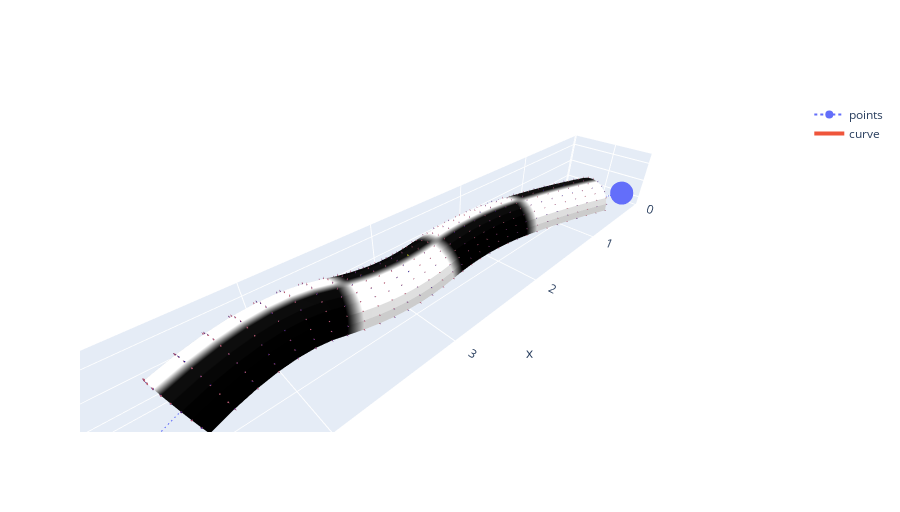

Notebook cell for this chart:
### Code cell
npoints = 6
points = genpoints3dx(npoints)

M = spl.B2
d = M.shape[0]

curve, curve_dt = spl.build_curve(M, points)
pipe, pipe_norm = pipes.build_pipe(curve, curve_dt, 0.25)

t1 = npoints - d + 1
tt = np.arange(0, t1, 1/8)
ss = np.linspace(-0.5 * math.pi, +0.5 * math.pi, 13)
uu, vv = np.meshgrid(tt, ss)

pxx, pyy, pzz = points.T
cxx, cyy, czz = curve(tt).T
xx, yy, zz = pipe(uu, vv).T
nxx, nyy, nzz = pipe_norm(uu, vv).T

tex = checker(uu, vv / math.pi).T

go.Figure(
    [
        go.Scatter3d(x=pxx, y=pyy, z=pzz, mode="lines+markers", line=dict(dash="dot"), name="points", hoverinfo="skip"),
        go.Scatter3d(x=cxx, y=cyy, z=czz, mode="lines", line=dict(width=4), name="curve", hoverinfo="skip"),
        go.Surface(x=xx, y=yy, z=zz, surfacecolor=tex, hoverinfo="skip", colorscale=["black","white"], showscale=False),
        go.Cone(x=xx.flatten(), y=yy.flatten(), z=zz.flatten(), u=nxx.flatten(), v=nyy.flatten(), w=nzz.flatten(), showscale=False, hoverinfo="skip"),
    ],
    layout=go.Layout(scene=dict(aspectmode="data", aspectratio={"x": 1, "y": 1, "z": 1}), height=512),
)

### Figure 1 — Plotly figure (JSON) as saved in the notebook; plotly's stock layout.template omitted (floating-point values rounded to 4 significant figures; data arrays with more than 128 entries replaced by an {"elided": "..."} marker saying what was removed)
{"data": [{"hoverinfo": "skip", "line": {"dash": "dot"}, "mode": "lines+markers", "name": "points", "type": "scatter3d", "x": [0.1396, 1.228, 2.193, 3.154, 4.057, 5.326], "y": [0.7671, 0.4828, 0.2585, 0.3464, 0.2689, 0.5581], "z": [0.2556, 0.3384, 0.332, 0.2524, 0.4969, 0.1267]}, {"hoverinfo": "skip", "line": {"width": 4}, "mode": "lines", "name": "curve", "type": "scatter3d", "x": [0.6839, 0.819, 0.9522, 1.083, 1.213, 1.34, 1.465, 1.589, 1.71, 1.831, 1.951, 2.072, 2.192, 2.313, 2.433, 2.553, 2.673, 2.793, 2.912, 3.03, 3.147, 3.263, 3.378, 3.492, 3.606, 3.721, 3.843, 3.97, 4.103, 4.241, 4.386, 4.536], "y": [0.625, 0.5899, 0.5558, 0.5226, 0.4903, 0.459, 0.4286, 0.3992, 0.3707, 0.3451, 0.3243, 0.3085, 0.2975, 0.2914, 0.2902, 0.2939, 0.3024, 0.3121, 0.3192, 0.3237, 0.3257, 0.325, 0.3218, 0.316, 0.3076, 0.3008, 0.2997, 0.3043, 0.3147, 0.3308, 0.3526, 0.3802], "z": [0.297, 0.3067, 0.3149, 0.3218, 0.3272, 0.3313, 0.334, 0.3353, 0.3352, 0.3338, 0.3313, 0.3277, 0.3229, 0.3169, 0.3098, 0.3016, 0.2922, 0.2848, 0.2824, 0.2851, 0.2929, 0.3058, 0.3237, 0.3466, 0.3747, 0.4004, 0.4166, 0.4231, 0.4201, 0.4074, 0.3852, 0.3533]}, {"colorscale": [[0, "black"], [1, "white"]], "hoverinfo": "skip", "showscale": false, "surfacecolor": {"elided": "32x13 int values"}, "type": "surface", "x": {"elided": "32x13 float values"}, "y": {"elided": "32x13 float values"}, "z": {"elided": "32x13 float values"}}, {"hoverinfo": "skip", "showscale": false, "type": "cone", "u": {"elided": "416 float values"}, "v": {"elided": "416 float values"}, "w": {"elided": "416 float values"}, "x": {"elided": "416 float values"}, "y": {"elided": "416 float values"}, "z": {"elided": "416 float values"}}], "layout": {"height": 512, "scene": {"aspectmode": "data", "aspectratio": {"x": 1, "y": 1, "z": 1}}}}
